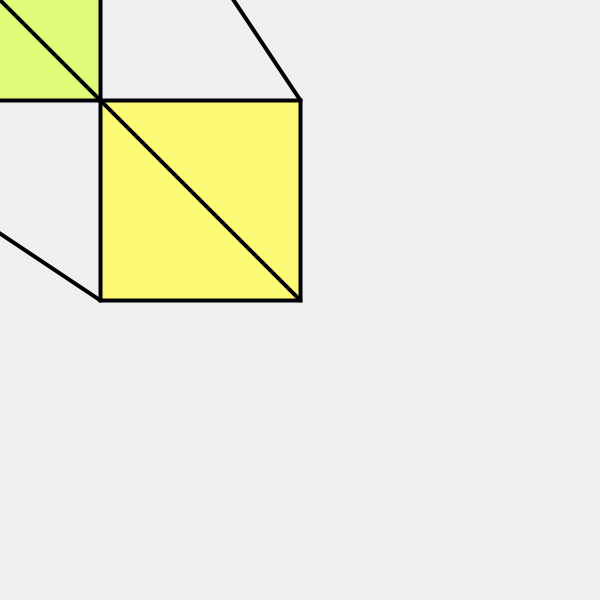
Frame 1 (no input)
Frame 60 (the mouse pressed at the canvas centre just before this capture): identical to frame 1, image omitted
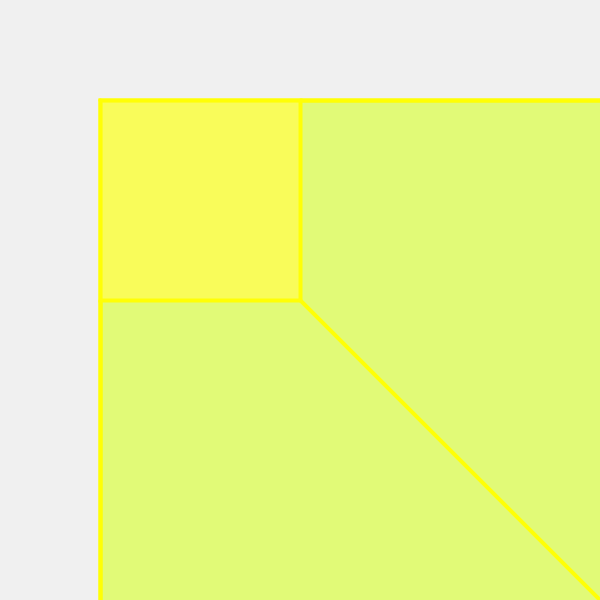
Frame 120 (the mouse held since frame 60 and released just before this capture)

The Processing sketch that drew these frames (run headless with seeded random() and noise(); from frame 60 on, the mouse is pressed at the canvas centre):

// Processing sketch: processing_112467
// ── processing_112467.pde

int counter;

void setup(){
  size(600, 600);
  background(230,220,146);
}
void draw(){
  background(240,50);
stroke(mouseX,mouseY,5);
strokeWeight(4);
  fill(225,250,119);
  rect(mouseX-200,mouseY-200,mouseX+300,mouseY+300);
  fill(400,253,81,200);
  rect(100,100,200,200);
  line(100,100,mouseX-200,mouseY-200);
  line(300,100,mouseX+mouseX+100,mouseY-200);
  line(100,300,mouseX-200,mouseY+mouseY+100);
  line(300,300,mouseX+mouseX+100,mouseY+mouseY+100);
  println(mouseX + " " + mouseY);
  
  
  }
